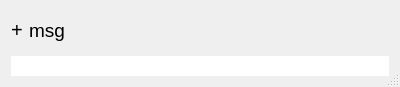
<?xml version="1.0" encoding="UTF-8"?>
<ui version="4.0">
 <class>PopupDialog</class>
 <widget class="QDialog" name="Dialog">
  <property name="windowModality">
   <enum>Qt::WindowModal</enum>
  </property>
  <property name="geometry">
   <rect>
    <x>0</x>
    <y>0</y>
    <width>400</width>
    <height>87</height>
   </rect>
  </property>
  <property name="focusPolicy">
   <enum>Qt::NoFocus</enum>
  </property>
  <property name="windowTitle">
   <string>Dialog</string>
  </property>
  <property name="sizeGripEnabled">
   <bool>true</bool>
  </property>
  <property name="modal">
   <bool>true</bool>
  </property>
  <layout class="QVBoxLayout" name="verticalLayout">
   <item>
    <layout class="QHBoxLayout" name="horizontalLayout">
     <item>
      <widget class="QLabel" name="label">
       <property name="sizePolicy">
        <sizepolicy hsizetype="Maximum" vsizetype="Maximum">
         <horstretch>0</horstretch>
         <verstretch>0</verstretch>
        </sizepolicy>
       </property>
       <property name="font">
        <font>
         <pointsize>15</pointsize>
        </font>
       </property>
       <property name="text">
        <string>&lt;html&gt;&lt;head/&gt;&lt;body&gt;&lt;p&gt;+&lt;/p&gt;&lt;/body&gt;&lt;/html&gt;</string>
       </property>
      </widget>
     </item>
     <item>
      <widget class="QLabel" name="msg">
       <property name="sizePolicy">
        <sizepolicy hsizetype="Preferred" vsizetype="Preferred">
         <horstretch>0</horstretch>
         <verstretch>0</verstretch>
        </sizepolicy>
       </property>
       <property name="font">
        <font>
         <pointsize>14</pointsize>
        </font>
       </property>
       <property name="focusPolicy">
        <enum>Qt::NoFocus</enum>
       </property>
       <property name="text">
        <string>msg</string>
       </property>
      </widget>
     </item>
    </layout>
   </item>
   <item>
    <widget class="QLineEdit" name="entry">
     <property name="sizePolicy">
      <sizepolicy hsizetype="Expanding" vsizetype="Fixed">
       <horstretch>0</horstretch>
       <verstretch>0</verstretch>
      </sizepolicy>
     </property>
     <property name="frame">
      <bool>false</bool>
     </property>
     <property name="cursorPosition">
      <number>0</number>
     </property>
     <property name="clearButtonEnabled">
      <bool>false</bool>
     </property>
    </widget>
   </item>
  </layout>
 </widget>
 <resources/>
 <connections>
  <connection>
   <sender>entry</sender>
   <signal>returnPressed()</signal>
   <receiver>Dialog</receiver>
   <slot>accept()</slot>
   <hints>
    <hint type="sourcelabel">
     <x>199</x>
     <y>64</y>
    </hint>
    <hint type="destinationlabel">
     <x>199</x>
     <y>43</y>
    </hint>
   </hints>
  </connection>
 </connections>
</ui>
